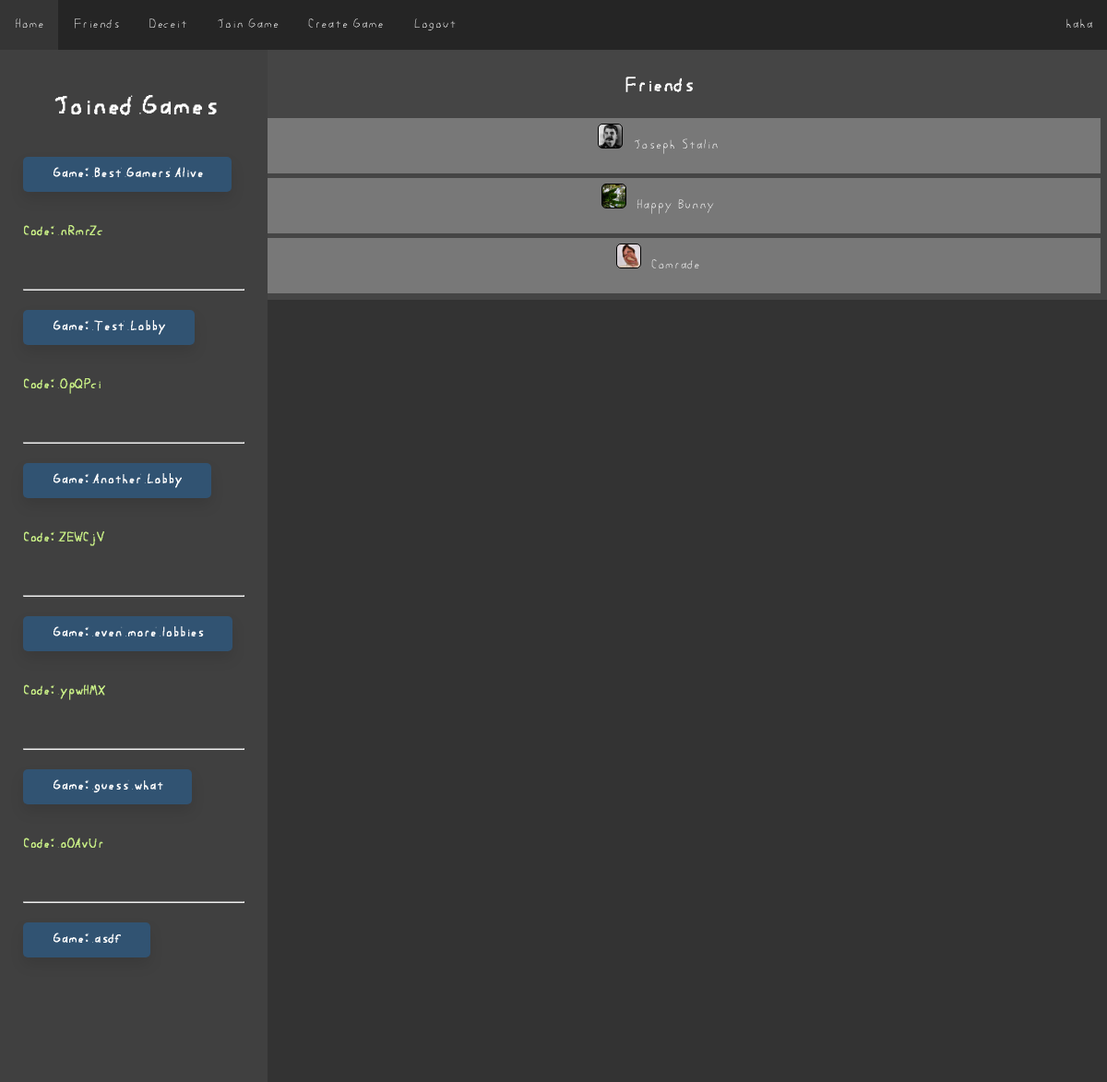
Screenshot of / (signed in) with the database file from the repository.
### website/models.py (models this page shows)
class User(db.Model, UserMixin):
    id = db.Column(db.Integer, primary_key=True)
    email = db.Column(db.String(150), unique=True)
    password = db.Column(db.String(150))
    username = db.Column(db.String(150))
    pfp = db.Column(db.String(50))

class Game(db.Model):
    id = db.Column(db.Integer, primary_key=True)
    game_name = db.Column(db.String(25))
    is_started = db.Column(db.String(5))
    code = db.Column(db.String(10), unique=True)
    host = db.Column(db.Integer, db.ForeignKey('user.id'))

### website/views.py (the view)
@views.route('/', methods=["GET", "POST"])
@login_required
def home():
    game = []
    friends = []
    for games in db.session.query(GamesJoined).filter_by(user = current_user.id):
        id = games.game
        for filtered in db.session.query(Game).filter_by(id = id):
            links = (filtered, url_for('rooms.room', game_id=id))
            game.append(links)
    friends1 = db.session.query(Friends).filter_by(user1=current_user.id)
    friends2 = db.session.query(Friends).filter_by(user2=current_user.id)
    for friend in friends1:
        print('worked')
        add = db.session.query(User).filter_by(id=friend.user2).first()
        friends.append(add)
    for friend in friends2:
        add = db.session.query(User).filter_by(id=friend.user1).first()
        friends.append(add)
    return render_template("home.html", friends=friends, user=current_user, games_joined = game)

### website/templates/home.html (shortened to what this page needs)
{% extends "base.html" %} {% block title %}Home{% endblock %}
{% block content %}
<br/>
<head>
    <link rel="stylesheet" type="text/css" href="/static/css/home.css" />
</head>
<body style="overflow:hidden">
    <div class="left-sidebar">
    {% if games_joined != [] %}
    {% set counter = 0 %}
    <div id="game_list">
        <h1 style="text-align: center;">Joined Games</h1>
    {% for game in games_joined %}
        {% set counter = counter+1 %}
        <h2 class="home-heading"><a class="game-link" id="game_headings{{counter}}" href={{game[1]}}>Game: {{ game[0].game_name }}</a></h2> <h4 class="game-code">Code: {{ game[0].code }}</h4> <br/>
    <hr>
    {% endfor %}
    <br/>
    <br/>
    <br/>
    <br/>
    <br/>
    <br/>
    </div>
    {% else %}
        <h1>No games joined currently. Join one <a class="join-here">here</a></h1>
    {% endif %}
    </div>
    <article class="friends">
        <h1 class="friends_title"><a class = "game-link" href="{{url_for('profiles.friends')}}">Friends</a></h1>
        {% for friend in friends %}
            <article class="individual">
                <div class="box" style="background-image:url({{friend.pfp}})"></div>
                <p style="display:inline-block">
                    <a class="game-link" style="display:inline-block" href="{{url_for('profiles.profile', user_id=friend.id)}}">{{friend.username}}</a>
                </p>
            </article>
        {% else %}
            <article class="individual">
                <p>You have no friends.</p>
            </article>
        {% endfor %}
    </article>
</body>
{% endblock %}

### website/templates/base.html (shortened to what this page needs)
<!DOCTYPE html>
<html lang="en">
<head>
    <link rel="stylesheet" type="text/css" href="/static/css/main.css" />
</head>
<body>
    <ul class="navbar">
      {% if user.is_authenticated %}
      <li><a class="nav-item nav-link" id="home" href="/">Home</a></li>
      <li><a class="nav-item nav-link" id="friends" href="/user/friends">Friends</a></li>
      <li><a class="nav-item nav-link" id="deceit" href="/deceit">Deceit</a></li>
      <li><a class="nav-item nav-link" id="join_game" href="/join-game">Join Game</a></li>
      <li><a class="nav-item nav-link" id="create_game" href="/create-game">Create Game</a></li>
      <li><a class="nav-item nav-link" id="logout" href="/logout">Logout</a></li>
      <li><a class="nav-user nav-link" id="user_link" href="{{url_for('profiles.profile', user_id=user.id)}}">{{ user.username }}</a></li>
      {% else %}
      <li><a class="nav-item nav-link" id="login" href="/login">Login</a></li>
      <li><a class="nav-item nav-link" id="signUp" href="/sign-up">Sign Up</a></li>
      {% endif %}
    </ul>
    <div id="main_div">
    <div class="container">
        {% block content %}
        {% endblock %}
    </div>
    </div>
</body>
</html>

### website/static/css/main.css (style rules this page uses)
#main_div { margin-top: 30px; padding: 20px; }
.game-link { text-decoration: none; color: white; }
body { font-family: poor_handwriting; margin: 0px; background-color: #333333; color: white; }
.navbar { list-style-type: none; margin: 0; padding: 0; overflow: hidden; background-color: #252525; position: fixed; top: 0; width: 100%; }
.nav-item { float: left; }
.nav-user { float:right; }
.nav-link { display: block; color: white; text-align: center; padding: 18px 16px; text-decoration: none; }
.box { display: inline-block; height: 25px; width: 25px; margin-bottom: 0px; margin-right: 5px; border: 1px solid black; border-radius: 5px; clear: both; background-size: 25px 25px; }
html { font-family: Arial, Helvetica, sans-serif; }

### website/static/css/home.css (style rules this page uses)
#main_div { margin-top: 36px; padding: 0px; }
.left-sidebar { width: 20%; height: 100%; padding: 25px; background-color: #404040; position: absolute; overflow-y: scroll; }
.home-heading { background-color: #315372; border: none; color: white; padding: 10px 32px; text-align: center; text-decoration: none; display: inline-block; font-size: 16px; border-radius: 5px; transition-duration: 0.4s; box-shadow: 0px 8px 15px rgba(0, 0, 0, 0.1); cursor: pointer; }
.game-code { color: #C7ED85; border-bottom: 2px black; padding-bottom: 5px; }
.friends { margin: 0; padding: 7px; background-color: #454545; width: 80%; height: 100%; float: right; text-align: center; }
.friends_title { font-weight: 700 }
.individual { padding-top: 5px; margin-top: 5px; padding-left: 3px; padding-bottom: 5px; padding-right: 3px; background-color: #787878; text-align: center; }

### rows the page displays
User: username "haha"
Game: game_name "Best Gamers Alive", code "nRmrZc"
Game: game_name "Test Lobby", code "OpQPci"
Game: game_name "Another Lobby", code "ZEWCjV"
Game: game_name "even more lobbies", code "ypwHMX"
Game: game_name "guess what", code "oOAvUr"
Game: game_name "asdf"
User: pfp (picture), username "Joseph Stalin"
User: pfp (picture), username "Happy Bunny"
User: pfp (picture), username "Comrade"
